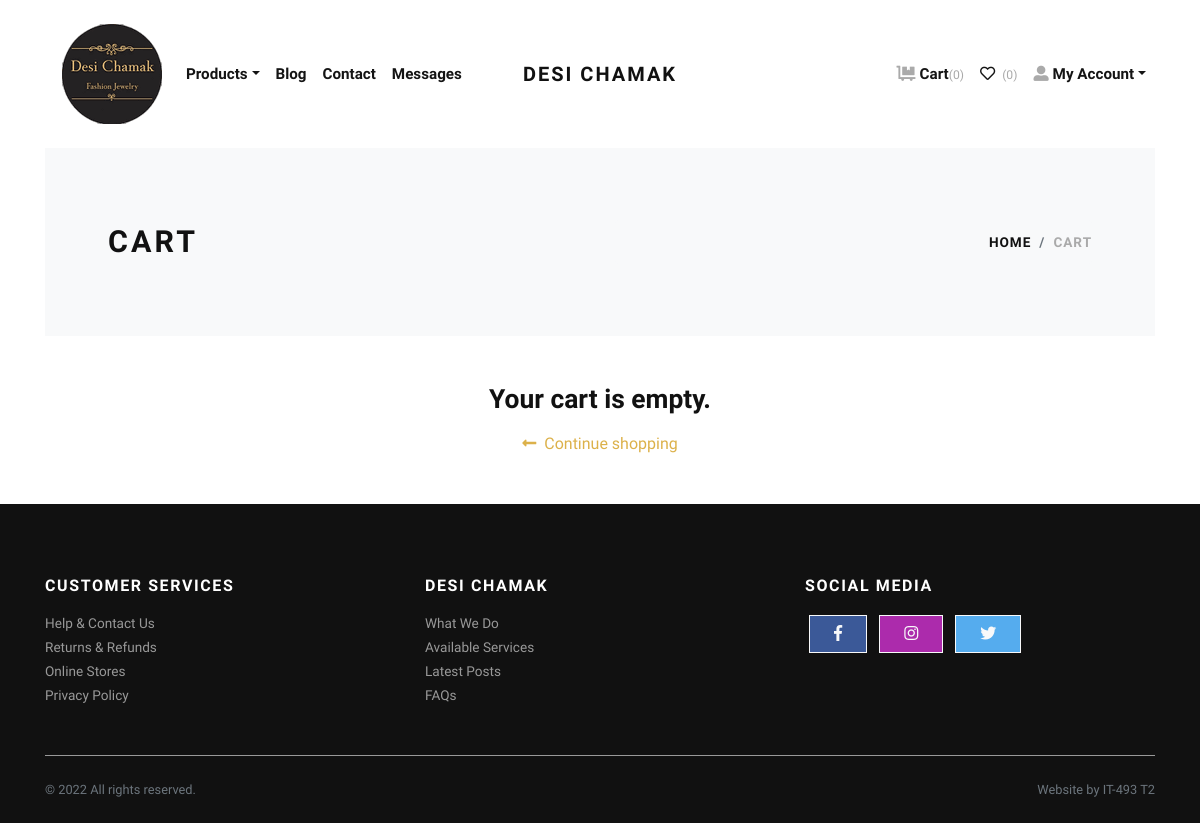
The page /cart/ (signed in) on the database as committed earlier.
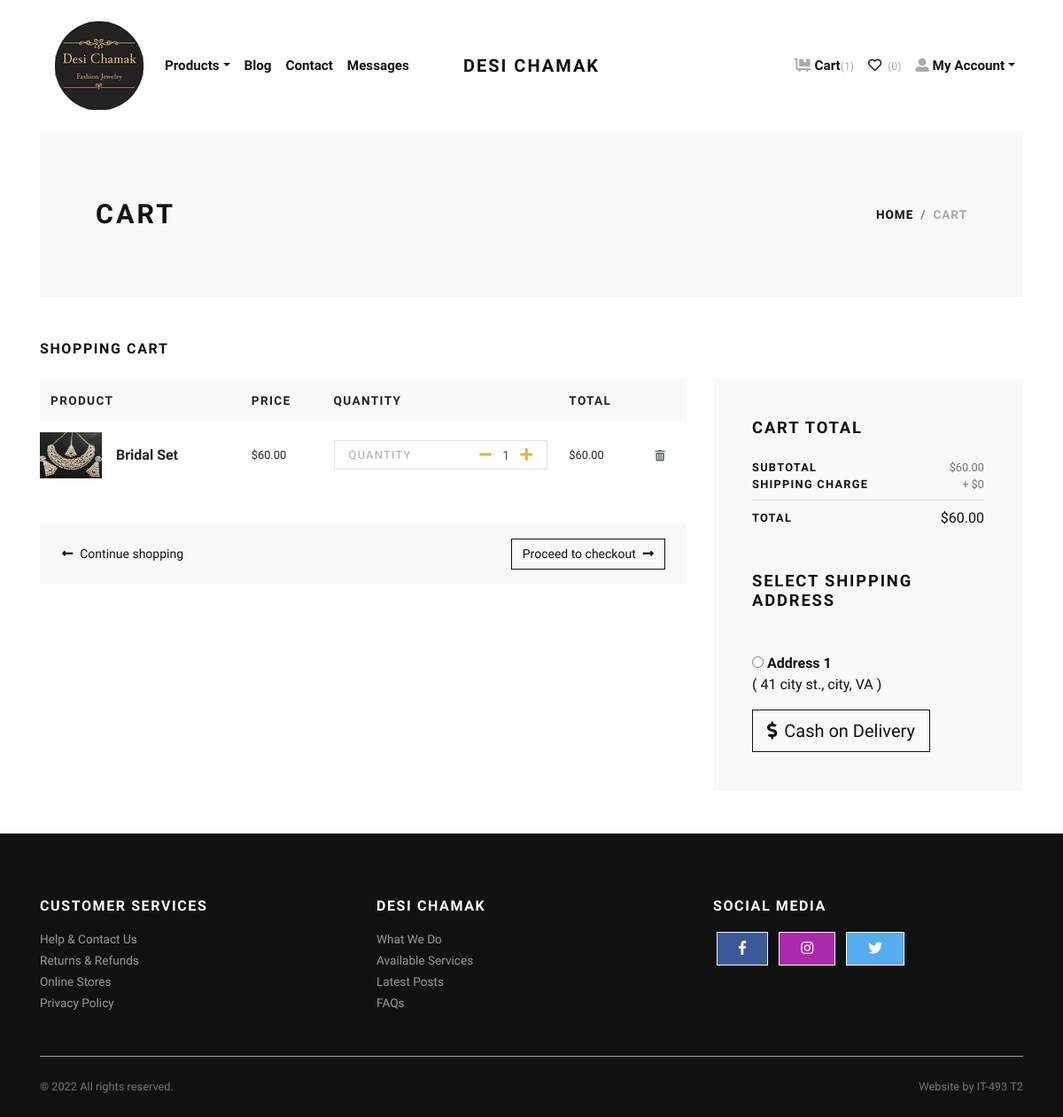
The same page on the database as committed later.
### store/models.py (models this page shows, shortened)
class Cart(models.Model):
    user = models.ForeignKey(User, verbose_name="User", on_delete=models.CASCADE)
    product = models.ForeignKey(Product, verbose_name="Product", on_delete=models.CASCADE)
    quantity = models.PositiveIntegerField(default=1, verbose_name="Quantity")
    created_at = models.DateTimeField(auto_now_add=True, verbose_name="Created Date")
    updated_at = models.DateTimeField(auto_now=True, verbose_name="Updated Date")
    @property
    def total_price(self):
        return self.quantity * self.product.price

class Product(models.Model):
    title = models.CharField(max_length=150, verbose_name="Product Title")
    slug = models.SlugField(max_length=160, verbose_name="Product Slug")
    sku = models.CharField(max_length=255, unique=True, verbose_name="Unique Product ID (SKU)")
    short_description = models.TextField(verbose_name="Short Description")
    detail_description = models.TextField(blank=True, null=True, verbose_name="Detail Description")
    product_image = models.ImageField(upload_to='product', blank=True, null=True, verbose_name="Product Image")
    price = models.DecimalField(max_digits=8, decimal_places=2)
    category = models.ForeignKey(Category, verbose_name="Product Categoy", on_delete=models.CASCADE)
    is_active = models.BooleanField(verbose_name="Is Active?")
    is_featured = models.BooleanField(verbose_name="Is Featured?")
    created_at = models.DateTimeField(auto_now_add=True, verbose_name="Created Date")
    updated_at = models.DateTimeField(auto_now=True, verbose_name="Updated Date")
    class Meta:
        verbose_name_plural = 'Products'
        ordering = ('-created_at', )

class Address(models.Model):
    user = models.ForeignKey(User, verbose_name="User", on_delete=models.CASCADE)
    locality = models.CharField(max_length=150, verbose_name="Nearest Location")
    city = models.CharField(max_length=150, verbose_name="City")
    state = models.CharField(max_length=150, verbose_name="State")
    country = models.CharField(max_length=150, verbose_name="Country", default="United States")

### store/views.py (the view)
# urls.py: path('cart/', views.cart, name="cart"),
@login_required
def cart(request):
    user = request.user
    cart_products = Cart.objects.filter(user=user)
    amount = decimal.Decimal(0)
    shipping_amount = decimal.Decimal(0)
    cp = [p for p in Cart.objects.all() if p.user == user]
    if cp:
        for p in cp:
            temp_amount = (p.quantity * p.product.price)
            amount += temp_amount
    addresses = Address.objects.filter(user=user)
    context = {
        'cart_products': cart_products,
        'amount': amount,
        'shipping_amount': shipping_amount,
        'total_amount': amount + shipping_amount,
        'addresses': addresses,
    }
    return render(request, 'store/cart.html', context)

### store/context_preprocessors.py (called while the page is built)
def store_menu(request):
    categories = Category.objects.filter(is_active=True)
    context = {
        'categories_menu': categories,
    }
    return context

def cart_menu(request):
    if request.user.is_authenticated:
        cart_items= Cart.objects.filter(user=request.user)
        context = {
            'cart_items': cart_items,
        }
    else:
        context = {}
    return context

### templates/store/cart.html (shortened to what the changed rows need)
{% extends 'base.html' %}
{% load static %}
{% load humanize %}
    {% block content %}
      <div class="container">
        <section class="py-5 bg-light">
          <div class="container">
            <div class="row px-4 px-lg-5 py-lg-4 align-items-center">
              <div class="col-lg-6">
                <h1 class="h2 text-uppercase mb-0">Cart</h1>
              </div>
            </div>
          </div>
        </section>
        {% if cart_products %}
        <section class="py-5">
          <h2 class="h5 text-uppercase mb-4">Shopping cart</h2>
          <div class="row">
            <div class="col-lg-8 mb-4 mb-lg-0">
              <div class="table-responsive mb-4">
                <table class="table">
                  <thead class="bg-light">
                    <tr>
                      <th class="border-0" scope="col"> <strong class="text-small text-uppercase">Product</strong></th>
                      <th class="border-0" scope="col"> <strong class="text-small text-uppercase">Price</strong></th>
                      <th class="border-0" scope="col"> <strong class="text-small text-uppercase">Quantity</strong></th>
                      <th class="border-0" scope="col"> <strong class="text-small text-uppercase">Total</strong></th>
                      <th class="border-0" scope="col"> </th>
                    </tr>
                  </thead>
                  <tbody>
                    {% for cart_product in cart_products %}
                    <tr>
                      <th class="pl-0 border-0" scope="row">
                        <div class="media align-items-center">
                          {% if cart_product.product.product_image %}
                            <a class="reset-anchor d-block animsition-link" href="{% url 'store:product-detail' cart_product.product.slug %}"><img src="{{cart_product.product.product_image.url}}" alt="{{cart_product.product.title}}" width="70"/></a>
                          {% else %}
                            <a class="reset-anchor d-block animsition-link" href="{% url 'store:product-detail' cart_product.product.slug %}"><img src="{% static 'img/product-detail-3.png' %}" alt="{{cart_product.product.title}}" width="70"/></a>
                          {% endif %}
                          <div class="media-body ml-3"><strong class="h6"><a class="reset-anchor animsition-link" href="{% url 'store:product-detail' cart_product.product.slug %}">{{cart_product.product.title}}</a></strong></div>
                        </div>
                      </th>
                      <td class="align-middle border-0">
                        <p class="mb-0 small">${{cart_product.product.price}}</p>
                      </td>
                      <td class="align-middle border-0">
                        <div class="border d-flex align-items-center justify-content-between px-3"><span class="small text-uppercase text-gray headings-font-family">Quantity</span>
                          <div class="quantity">
                            <a href="{% url 'store:minus-cart' cart_product.id %}" class="dec-btn p-0 ml-2"><i class="fas fa-minus"></i></a>
                            <input class="form-control form-control-sm border-0 shadow-0 p-0" type="text" value="{{cart_product.quantity}}"/>
                            <a href="{% url 'store:plus-cart' cart_product.id %}" class="inc-btn p-0"><i class="fas fa-plus"></i></a>
                          </div>
                        </div>
                      </td>
                      <td class="align-middle border-0">
                        <p class="mb-0 small">${{cart_product.total_price|intcomma}}</p>
                      </td>
                      <td class="align-middle border-0"><a class="reset-anchor" href="{% url 'store:remove-cart' cart_product.id %}"><i class="fas fa-trash-alt small text-muted"></i></a></td>
                    </tr>
                    {% endfor %}
                  </tbody>
                </table>
              </div>
              <div class="bg-light px-4 py-3">
                <div class="row align-items-center text-center">
                  <div class="col-md-6 mb-3 mb-md-0 text-md-left"><a class="btn btn-link p-0 text-dark btn-sm" href="{% url 'store:home' %}"><i class="fas fa-long-arrow-alt-left mr-2"> </i>Continue shopping</a></div>
                  <div class="col-md-6 text-md-right"><a class="btn btn-outline-dark btn-sm" href="{% url 'store:checkout' %}">Proceed to checkout<i class="fas fa-long-arrow-alt-right ml-2"></i></a></div>
                </div>
              </div>
            </div>
            <div class="col-lg-4">
              <div class="card border-0 rounded-0 p-lg-4 bg-light">
                <div class="card-body">
                  <h5 class="text-uppercase mb-4">Cart total</h5>
                  <ul class="list-unstyled mb-0">
                    <li class="d-flex align-items-center justify-content-between"><strong class="text-uppercase small font-weight-bold">Subtotal</strong><span class="text-muted small">${{amount|intcomma}}</span></li>
                    <li class="d-flex align-items-center justify-content-between"><strong class="text-uppercase small font-weight-bold">Shipping Charge</strong><span class="text-muted small">+ ${{shipping_amount}}</span></li>
                    <li class="border-bottom my-2"></li>
                    <li class="d-flex align-items-center justify-content-between mb-4"><strong class="text-uppercase small font-weight-bold">Total</strong><span>${{total_amount|intcomma}}</span></li>
                  </ul>
                  <h5 class="text-uppercase my-5">Select Shipping Address</h5>
                  <form action="{% url 'store:checkout' %}" id="myform">
                    {% if addresses %}
                      {% for address in addresses %}
                        <div class="mb-3">
                        <input type="radio" name="address" value="{{address.id}}"> <strong>Address {{forloop.counter}}</strong> <br>
                        ( {{address.locality}}, {{address.city}}, {{address.state}} )
                        </div>
                      {% endfor %}
                    {% endif %}
                    <button type="submit" class="btn btn-dark btn-lg btn-outline-dark" type="submit"> <i class="fas fa-dollar-sign mr-2"></i>Cash on Delivery</button>
                  </form>
                </div>
              </div>
            </div>
          </div>
        </section>
        {% else %}
          <div class="text-center py-5">
            <h3 class="mb-3">Your cart is empty.</h3>
            <a href="{% url 'store:home' %}"><i class="fas fa-long-arrow-alt-left mr-2"> </i>Continue shopping</a>
          </div>
        {% endif %}
      </div>
      {% endblock content %}

Rows that differ between the two databases and show on the page:
added Cart: product.product_image (picture), product "Bridal Set", product.price "60.00", quantity "1", total_price "60.00"
now on this page (row unchanged): Address: locality "41 city st.", city "city", state "VA"
Other text that changed with them:
{{ cart_items.count }}: "0" → "1"
{{ amount|intcomma }}: (not shown) → "60.00"
{{ shipping_amount }}: (not shown) → "0"
{{ total_amount|intcomma }}: (not shown) → "60.00"
text no longer shown: "Your cart is empty."
text now shown: "SHOPPING CART PRODUCT PRICE QUANTITY TOTAL Proceed to checkout CART TOTAL SUBTOTAL $ SHIPPING CHARGE + $ TOTAL $ SELECT SHIPPING ADDRESS Cash on Delivery"
